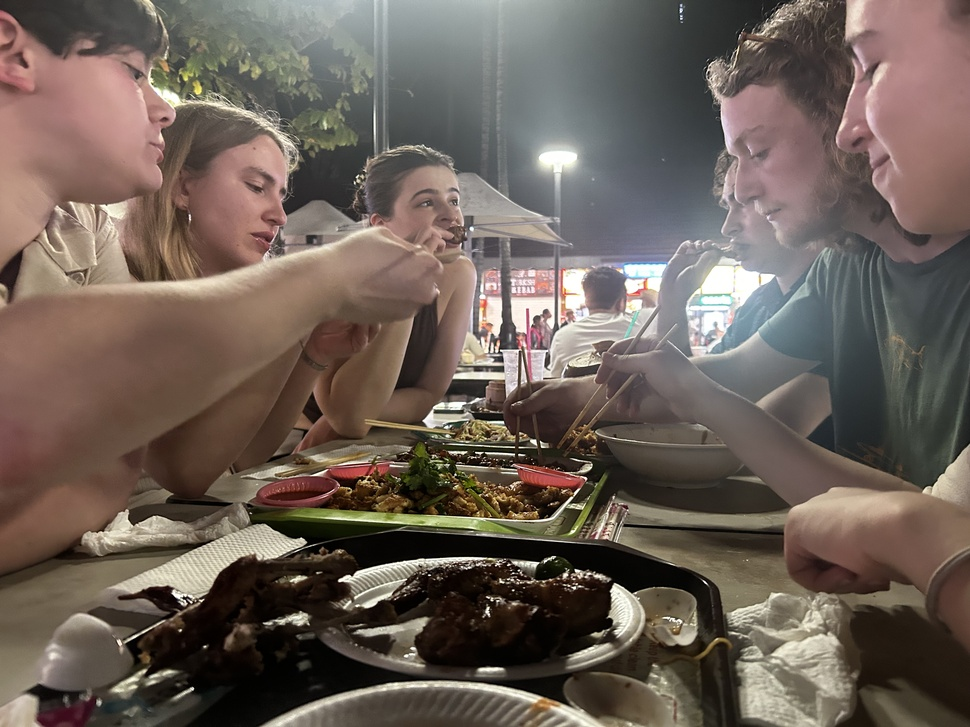
#> input picture data_driven_science_engineering/ch2_fourier/spring_break.jpeg, 970 x 727 px, shrunk from 4032 x 3024 before the run
$ jupyter execute image_compression_fft.ipynb
#> lines starting #> are read from the running program, lines starting #| are printed output that depends on the picture; after the words box and inside, x2 and y2 are one past the last pixel; in counts of white or black regions, pixels touching at a corner belong together
[cell 1]
from matplotlib.image import imread
import matplotlib.pyplot as plt
import numpy as np
import os
plt.rcParams['figure.figsize'] = [5,5]
plt.rcParams.update({'font.size': 18})

A = imread('spring_break.jpeg')
#> A is the input picture: shape (727, 970, 3); mean R, G, B 108.6, 96.4, 87.9
B = np.mean(A,-1)
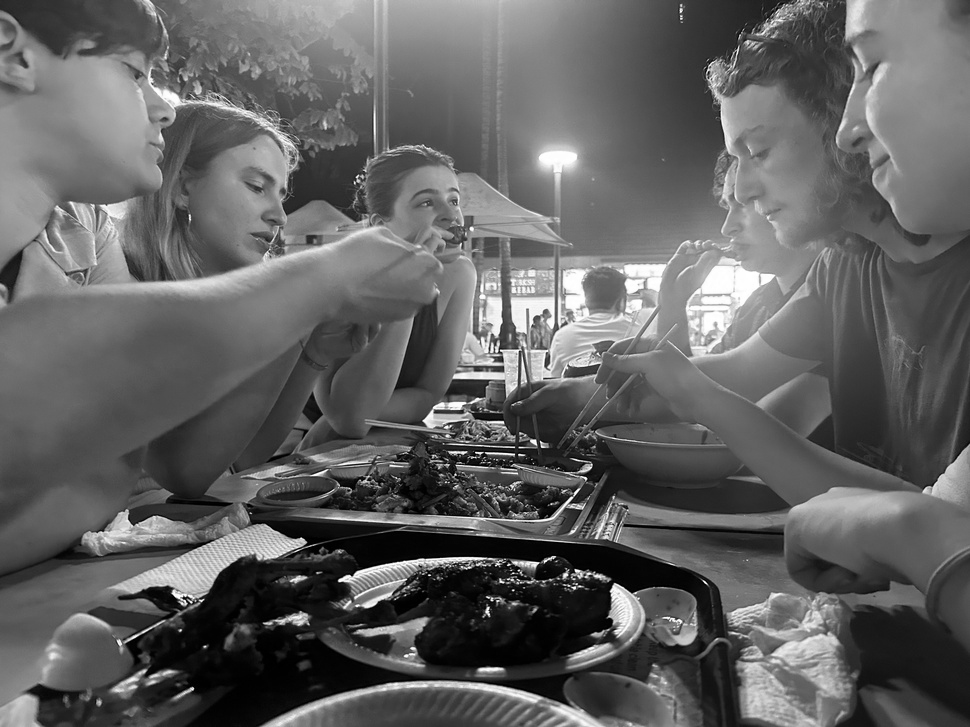
#> B: shape (727, 970) float64; min 0, max 255, mean 97.6

plt.figure()
plt.imshow(B)
plt.axis('off')

[cell 2]
Bt = np.fft.fft2(B)
Bt_sort = np.sort(np.abs(Bt.reshape(-1))) # Sorting to help with the for-loop after

for keep in (0.1, 0.05, 0.01, 0.002):
    threshold = Bt_sort[int(np.floor((1-keep)*len(Bt_sort)))]
    index = np.abs(Bt) > threshold
    Bt_low = Bt * index
    a_low = np.fft.fft2(Bt_low).real
    plt.figure()
    plt.imshow(a_low, origin='lower')
    plt.axis('off')
    plt.title("keep = " + str(keep*100) + '%')
#> this loop made 4 passes
#> threshold on passes 1 to 4: 22185.4, 35127.4, 97462.9, 271861.6
#> pass 1, `index = np.abs(Bt) > threshold`:
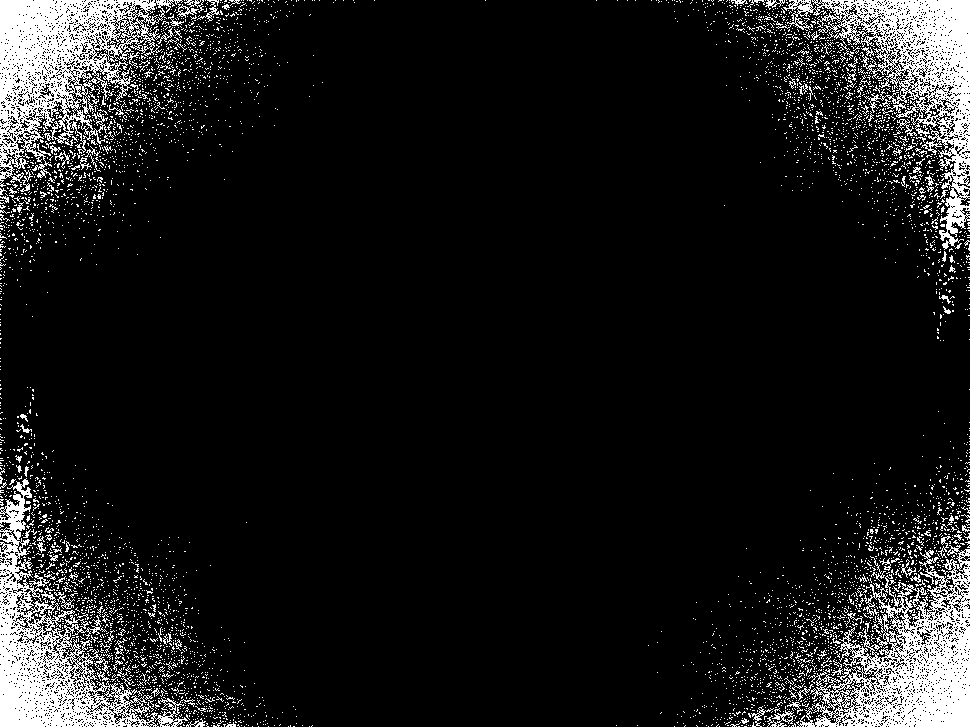
#> index: shape (727, 970) bool; 10% white; 5273 white regions (5137 under 20 px), largest, box (x1, y1, x2, y2) and area: (0, 0, 183, 187) 13851, (796, 545, 970, 727) 13498, (0, 478, 195, 727) 12587
#> pass 1, `a_low = np.fft.fft2(Bt_low).real`:
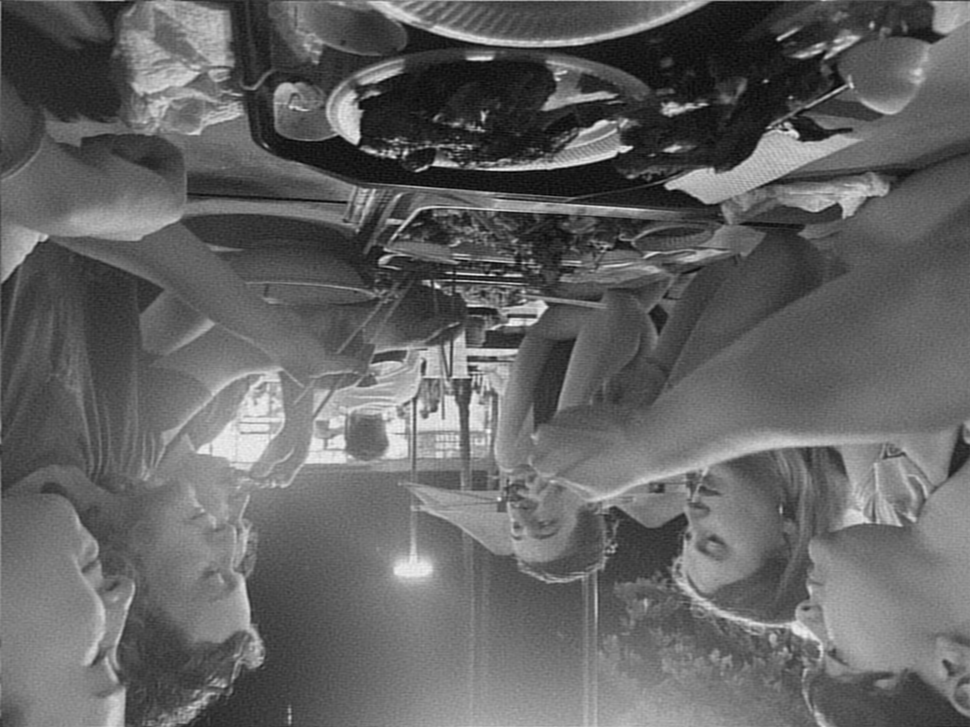
#> a_low: shape (727, 970) float64; min -17855468, max 202828642.5, mean 68854120; drawn with min black and max white
#> pass 2, `index = np.abs(Bt) > threshold`:
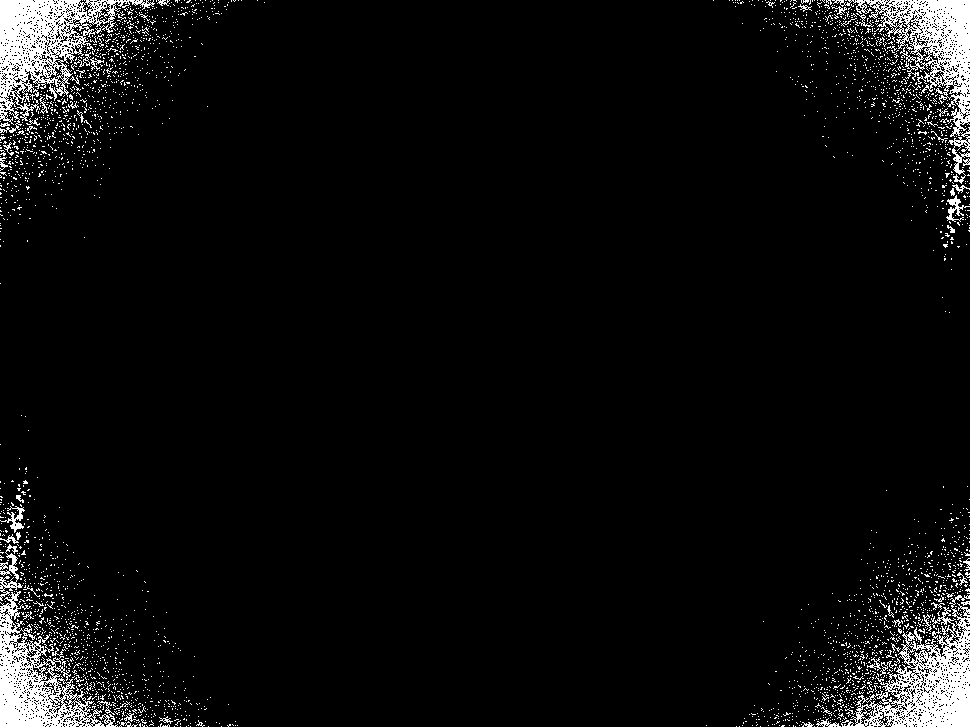
#> index: shape (727, 970) bool; 5% white; 3278 white regions (3219 under 20 px), largest, box (x1, y1, x2, y2) and area: (0, 0, 155, 133) 6894, (841, 595, 970, 727) 6566, (832, 0, 970, 184) 6007
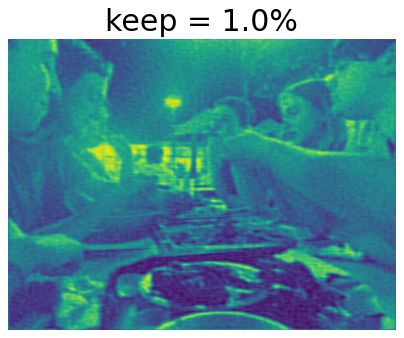
#> figure drawn by matplotlib, 1 panel
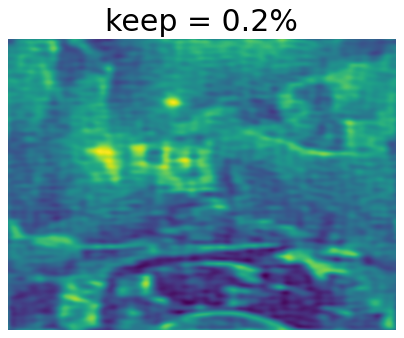
#> figure drawn by matplotlib, 1 panel

[cell 3]
from mpl_toolkits.mplot3d import axes3d

fig = plt.figure()
ax = fig.add_subplot(111, projection='3d')
x,y = np.meshgrid(np.arange(1,np.shape(B)[1]+1), np.arange(1,np.shape(B)[0]+1))
ax.plot_surface(x[0::10,0::10], y[0::10,0::10], B[0::10,0::10], cmap='viridis')
ax.set_title('Surface plot')
ax.mouse_init()
ax.view_init(90,90)
plt.show()
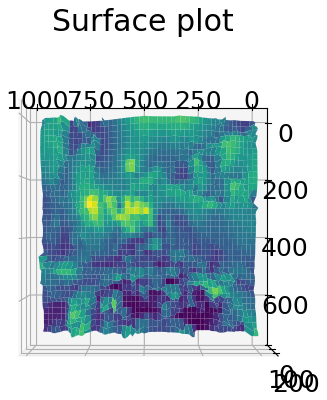
#> figure drawn by matplotlib, 1 panel
